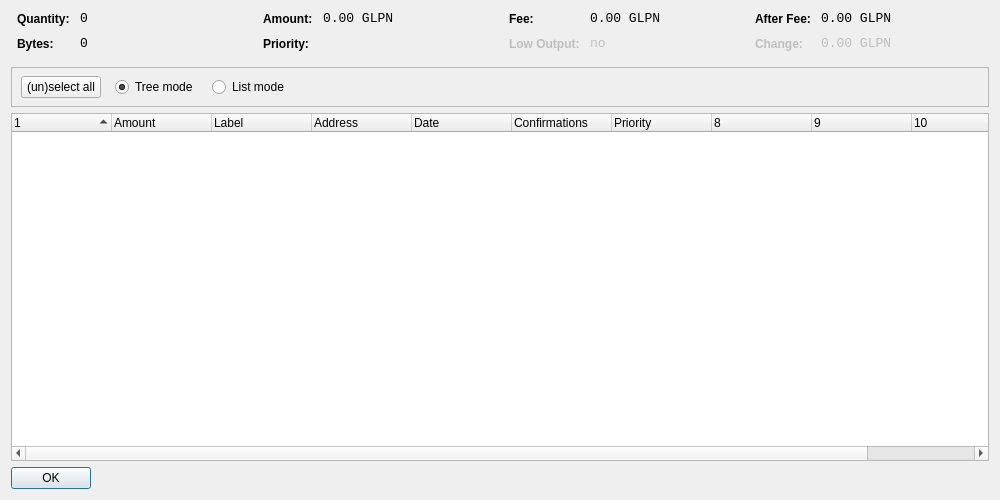
<?xml version="1.0" encoding="UTF-8"?>
<ui version="4.0">
 <class>CoinControlDialog</class>
 <widget class="QDialog" name="CoinControlDialog">
  <property name="geometry">
   <rect>
    <x>0</x>
    <y>0</y>
    <width>1000</width>
    <height>500</height>
   </rect>
  </property>
  <property name="windowTitle">
   <string>Coin Control</string>
  </property>
  <layout class="QVBoxLayout" name="verticalLayout">
   <item>
    <layout class="QHBoxLayout" name="horizontalLayoutTop" stretch="0,0,0,0">
     <property name="topMargin">
      <number>0</number>
     </property>
     <property name="bottomMargin">
      <number>10</number>
     </property>
     <item>
      <layout class="QFormLayout" name="formLayoutCoinControl1">
       <property name="horizontalSpacing">
        <number>10</number>
       </property>
       <property name="verticalSpacing">
        <number>10</number>
       </property>
       <property name="leftMargin">
        <number>6</number>
       </property>
       <property name="rightMargin">
        <number>6</number>
       </property>
       <item row="0" column="0">
        <widget class="QLabel" name="labelCoinControlQuantityText">
         <property name="styleSheet">
          <string notr="true">font-weight:bold;</string>
         </property>
         <property name="text">
          <string>Quantity:</string>
         </property>
        </widget>
       </item>
       <item row="0" column="1">
        <widget class="QLabel" name="labelCoinControlQuantity">
         <property name="font">
          <font>
           <family>Monospace</family>
           <pointsize>10</pointsize>
          </font>
         </property>
         <property name="cursor">
          <cursorShape>IBeamCursor</cursorShape>
         </property>
         <property name="contextMenuPolicy">
          <enum>Qt::ActionsContextMenu</enum>
         </property>
         <property name="text">
          <string notr="true">0</string>
         </property>
         <property name="textInteractionFlags">
          <set>Qt::LinksAccessibleByMouse|Qt::TextSelectableByKeyboard|Qt::TextSelectableByMouse</set>
         </property>
        </widget>
       </item>
       <item row="1" column="0">
        <widget class="QLabel" name="labelCoinControlBytesText">
         <property name="styleSheet">
          <string notr="true">font-weight:bold;</string>
         </property>
         <property name="text">
          <string>Bytes:</string>
         </property>
        </widget>
       </item>
       <item row="1" column="1">
        <widget class="QLabel" name="labelCoinControlBytes">
         <property name="font">
          <font>
           <family>Monospace</family>
           <pointsize>10</pointsize>
          </font>
         </property>
         <property name="cursor">
          <cursorShape>IBeamCursor</cursorShape>
         </property>
         <property name="contextMenuPolicy">
          <enum>Qt::ActionsContextMenu</enum>
         </property>
         <property name="text">
          <string notr="true">0</string>
         </property>
         <property name="textInteractionFlags">
          <set>Qt::LinksAccessibleByMouse|Qt::TextSelectableByKeyboard|Qt::TextSelectableByMouse</set>
         </property>
        </widget>
       </item>
      </layout>
     </item>
     <item>
      <layout class="QFormLayout" name="formLayoutCoinControl2">
       <property name="horizontalSpacing">
        <number>10</number>
       </property>
       <property name="verticalSpacing">
        <number>10</number>
       </property>
       <property name="leftMargin">
        <number>6</number>
       </property>
       <property name="rightMargin">
        <number>6</number>
       </property>
       <item row="0" column="0">
        <widget class="QLabel" name="labelCoinControlAmountText">
         <property name="styleSheet">
          <string notr="true">font-weight:bold;</string>
         </property>
         <property name="text">
          <string>Amount:</string>
         </property>
        </widget>
       </item>
       <item row="0" column="1">
        <widget class="QLabel" name="labelCoinControlAmount">
         <property name="font">
          <font>
           <family>Monospace</family>
           <pointsize>10</pointsize>
          </font>
         </property>
         <property name="cursor">
          <cursorShape>IBeamCursor</cursorShape>
         </property>
         <property name="contextMenuPolicy">
          <enum>Qt::ActionsContextMenu</enum>
         </property>
         <property name="text">
          <string notr="true">0.00 GLPN</string>
         </property>
         <property name="textInteractionFlags">
          <set>Qt::LinksAccessibleByMouse|Qt::TextSelectableByKeyboard|Qt::TextSelectableByMouse</set>
         </property>
        </widget>
       </item>
       <item row="1" column="0">
        <widget class="QLabel" name="labelCoinControlPriorityText">
         <property name="styleSheet">
          <string notr="true">font-weight:bold;</string>
         </property>
         <property name="text">
          <string>Priority:</string>
         </property>
        </widget>
       </item>
       <item row="1" column="1">
        <widget class="QLabel" name="labelCoinControlPriority">
         <property name="font">
          <font>
           <family>Monospace</family>
           <pointsize>10</pointsize>
          </font>
         </property>
         <property name="cursor">
          <cursorShape>IBeamCursor</cursorShape>
         </property>
         <property name="contextMenuPolicy">
          <enum>Qt::ActionsContextMenu</enum>
         </property>
         <property name="text">
          <string/>
         </property>
         <property name="textInteractionFlags">
          <set>Qt::LinksAccessibleByMouse|Qt::TextSelectableByKeyboard|Qt::TextSelectableByMouse</set>
         </property>
        </widget>
       </item>
      </layout>
     </item>
     <item>
      <layout class="QFormLayout" name="formLayoutCoinControl3">
       <property name="horizontalSpacing">
        <number>10</number>
       </property>
       <property name="verticalSpacing">
        <number>10</number>
       </property>
       <property name="leftMargin">
        <number>6</number>
       </property>
       <property name="rightMargin">
        <number>6</number>
       </property>
       <item row="0" column="0">
        <widget class="QLabel" name="labelCoinControlFeeText">
         <property name="styleSheet">
          <string notr="true">font-weight:bold;</string>
         </property>
         <property name="text">
          <string>Fee:</string>
         </property>
        </widget>
       </item>
       <item row="0" column="1">
        <widget class="QLabel" name="labelCoinControlFee">
         <property name="font">
          <font>
           <family>Monospace</family>
           <pointsize>10</pointsize>
          </font>
         </property>
         <property name="cursor">
          <cursorShape>IBeamCursor</cursorShape>
         </property>
         <property name="contextMenuPolicy">
          <enum>Qt::ActionsContextMenu</enum>
         </property>
         <property name="text">
          <string notr="true">0.00 GLPN</string>
         </property>
         <property name="textInteractionFlags">
          <set>Qt::LinksAccessibleByMouse|Qt::TextSelectableByKeyboard|Qt::TextSelectableByMouse</set>
         </property>
        </widget>
       </item>
       <item row="1" column="0">
        <widget class="QLabel" name="labelCoinControlLowOutputText">
         <property name="enabled">
          <bool>false</bool>
         </property>
         <property name="styleSheet">
          <string notr="true">font-weight:bold;</string>
         </property>
         <property name="text">
          <string>Low Output:</string>
         </property>
        </widget>
       </item>
       <item row="1" column="1">
        <widget class="QLabel" name="labelCoinControlLowOutput">
         <property name="enabled">
          <bool>false</bool>
         </property>
         <property name="font">
          <font>
           <family>Monospace</family>
           <pointsize>10</pointsize>
          </font>
         </property>
         <property name="cursor">
          <cursorShape>IBeamCursor</cursorShape>
         </property>
         <property name="contextMenuPolicy">
          <enum>Qt::ActionsContextMenu</enum>
         </property>
         <property name="text">
          <string notr="true">no</string>
         </property>
         <property name="textInteractionFlags">
          <set>Qt::LinksAccessibleByMouse|Qt::TextSelectableByKeyboard|Qt::TextSelectableByMouse</set>
         </property>
        </widget>
       </item>
      </layout>
     </item>
     <item>
      <layout class="QFormLayout" name="formLayoutCoinControl4">
       <property name="horizontalSpacing">
        <number>10</number>
       </property>
       <property name="verticalSpacing">
        <number>10</number>
       </property>
       <property name="leftMargin">
        <number>6</number>
       </property>
       <property name="rightMargin">
        <number>6</number>
       </property>
       <item row="0" column="0">
        <widget class="QLabel" name="labelCoinControlAfterFeeText">
         <property name="styleSheet">
          <string notr="true">font-weight:bold;</string>
         </property>
         <property name="text">
          <string>After Fee:</string>
         </property>
        </widget>
       </item>
       <item row="0" column="1">
        <widget class="QLabel" name="labelCoinControlAfterFee">
         <property name="font">
          <font>
           <family>Monospace</family>
           <pointsize>10</pointsize>
          </font>
         </property>
         <property name="cursor">
          <cursorShape>IBeamCursor</cursorShape>
         </property>
         <property name="contextMenuPolicy">
          <enum>Qt::ActionsContextMenu</enum>
         </property>
         <property name="text">
          <string notr="true">0.00 GLPN</string>
         </property>
         <property name="textInteractionFlags">
          <set>Qt::LinksAccessibleByMouse|Qt::TextSelectableByKeyboard|Qt::TextSelectableByMouse</set>
         </property>
        </widget>
       </item>
       <item row="1" column="0">
        <widget class="QLabel" name="labelCoinControlChangeText">
         <property name="enabled">
          <bool>false</bool>
         </property>
         <property name="styleSheet">
          <string notr="true">font-weight:bold;</string>
         </property>
         <property name="text">
          <string>Change:</string>
         </property>
        </widget>
       </item>
       <item row="1" column="1">
        <widget class="QLabel" name="labelCoinControlChange">
         <property name="enabled">
          <bool>false</bool>
         </property>
         <property name="font">
          <font>
           <family>Monospace</family>
           <pointsize>10</pointsize>
          </font>
         </property>
         <property name="cursor">
          <cursorShape>IBeamCursor</cursorShape>
         </property>
         <property name="contextMenuPolicy">
          <enum>Qt::ActionsContextMenu</enum>
         </property>
         <property name="text">
          <string notr="true">0.00 GLPN</string>
         </property>
         <property name="textInteractionFlags">
          <set>Qt::LinksAccessibleByMouse|Qt::TextSelectableByKeyboard|Qt::TextSelectableByMouse</set>
         </property>
        </widget>
       </item>
      </layout>
     </item>
    </layout>
   </item>
   <item>
    <widget class="QFrame" name="frame">
     <property name="minimumSize">
      <size>
       <width>0</width>
       <height>40</height>
      </size>
     </property>
     <property name="frameShape">
      <enum>QFrame::StyledPanel</enum>
     </property>
     <property name="frameShadow">
      <enum>QFrame::Sunken</enum>
     </property>
     <widget class="QWidget" name="horizontalLayoutWidget">
      <property name="geometry">
       <rect>
        <x>10</x>
        <y>0</y>
        <width>781</width>
        <height>41</height>
       </rect>
      </property>
      <layout class="QHBoxLayout" name="horizontalLayoutPanel" stretch="0,0,0,0,0">
       <property name="spacing">
        <number>14</number>
       </property>
       <item>
        <widget class="QPushButton" name="pushButtonSelectAll">
         <property name="sizePolicy">
          <sizepolicy hsizetype="Maximum" vsizetype="Fixed">
           <horstretch>0</horstretch>
           <verstretch>0</verstretch>
          </sizepolicy>
         </property>
         <property name="text">
          <string>(un)select all</string>
         </property>
        </widget>
       </item>
       <item>
        <widget class="QRadioButton" name="radioTreeMode">
         <property name="sizePolicy">
          <sizepolicy hsizetype="Maximum" vsizetype="Fixed">
           <horstretch>0</horstretch>
           <verstretch>0</verstretch>
          </sizepolicy>
         </property>
         <property name="text">
          <string>Tree mode</string>
         </property>
         <property name="checked">
          <bool>true</bool>
         </property>
        </widget>
       </item>
       <item>
        <widget class="QRadioButton" name="radioListMode">
         <property name="sizePolicy">
          <sizepolicy hsizetype="Maximum" vsizetype="Fixed">
           <horstretch>0</horstretch>
           <verstretch>0</verstretch>
          </sizepolicy>
         </property>
         <property name="text">
          <string>List mode</string>
         </property>
        </widget>
       </item>
       <item>
        <spacer name="horizontalSpacer">
         <property name="orientation">
          <enum>Qt::Horizontal</enum>
         </property>
         <property name="sizeHint" stdset="0">
          <size>
           <width>40</width>
           <height>20</height>
          </size>
         </property>
        </spacer>
       </item>
      </layout>
     </widget>
    </widget>
   </item>
   <item>
    <widget class="CoinControlTreeWidget" name="treeWidget">
     <property name="contextMenuPolicy">
      <enum>Qt::CustomContextMenu</enum>
     </property>
     <property name="sortingEnabled">
      <bool>false</bool>
     </property>
     <property name="columnCount">
      <number>11</number>
     </property>
     <attribute name="headerShowSortIndicator" stdset="0">
      <bool>true</bool>
     </attribute>
     <attribute name="headerStretchLastSection">
      <bool>false</bool>
     </attribute>
     <column>
      <property name="text">
       <string/>
      </property>
     </column>
     <column>
      <property name="text">
       <string>Amount</string>
      </property>
     </column>
     <column>
      <property name="text">
       <string>Label</string>
      </property>
     </column>
     <column>
      <property name="text">
       <string>Address</string>
      </property>
     </column>
     <column>
      <property name="text">
       <string>Date</string>
      </property>
     </column>
     <column>
      <property name="text">
       <string>Confirmations</string>
      </property>
      <property name="toolTip">
       <string>Confirmed</string>
      </property>
     </column>
     <column>
      <property name="text">
       <string>Priority</string>
      </property>
     </column>
     <column>
      <property name="text">
       <string/>
      </property>
     </column>
     <column>
      <property name="text">
       <string/>
      </property>
     </column>
     <column>
      <property name="text">
       <string/>
      </property>
     </column>
     <column>
      <property name="text">
       <string/>
      </property>
     </column>
    </widget>
   </item>
   <item>
    <widget class="QDialogButtonBox" name="buttonBox">
     <property name="sizePolicy">
      <sizepolicy hsizetype="Maximum" vsizetype="Fixed">
       <horstretch>0</horstretch>
       <verstretch>0</verstretch>
      </sizepolicy>
     </property>
     <property name="orientation">
      <enum>Qt::Horizontal</enum>
     </property>
     <property name="standardButtons">
      <set>QDialogButtonBox::Ok</set>
     </property>
    </widget>
   </item>
  </layout>
 </widget>
 <customwidgets>
  <customwidget>
   <class>CoinControlTreeWidget</class>
   <extends>QTreeWidget</extends>
   <header>coincontroltreewidget.h</header>
  </customwidget>
 </customwidgets>
 <resources/>
 <connections/>
</ui>
